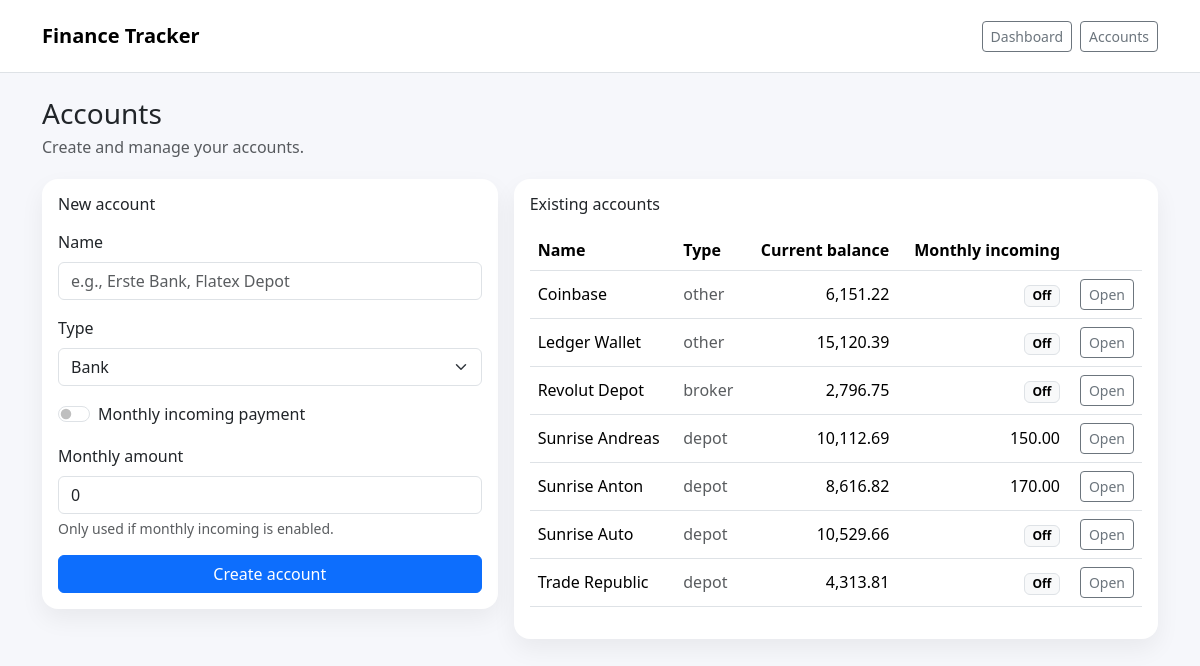
Screenshot of /accounts with the database file from the repository.
### app.py (models this page shows)
class Account(db.Model):
    __tablename__ = "accounts"
    id = db.Column(db.Integer, primary_key=True)
    name = db.Column(db.String(120), nullable=False, unique=True)
    account_type = db.Column(db.String(50), nullable=False, default="bank")  # bank, depot, broker, etc.
    monthly_payment_enabled = db.Column(db.Boolean, nullable=False, default=False)
    monthly_payment_amount = db.Column(db.Numeric(18, 2), nullable=False, default=0)
    created_at = db.Column(db.DateTime, nullable=False, default=datetime.utcnow)
    balances = db.relationship(
        "BalancePoint",
        backref="account",
        cascade="all, delete-orphan",
        lazy=True,
        order_by="desc(BalancePoint.as_of_date), desc(BalancePoint.created_at)",
    )
    @property
    def current_balance(self) -> Decimal:
        if not self.balances:
            return Decimal("0.00")
        return Decimal(self.balances[0].balance)
    @property
    def monthly_payment(self) -> Decimal:
        if not self.monthly_payment_enabled:
            return Decimal("0.00")
        return Decimal(self.monthly_payment_amount)

class BalancePoint(db.Model):
    __tablename__ = "balance_points"
    id = db.Column(db.Integer, primary_key=True)
    account_id = db.Column(db.Integer, db.ForeignKey("accounts.id"), nullable=False)
    as_of_date = db.Column(db.Date, nullable=False, default=date.today)
    balance = db.Column(db.Numeric(18, 2), nullable=False)
    created_at = db.Column(db.DateTime, nullable=False, default=datetime.utcnow)
    __table_args__ = (
        db.UniqueConstraint("account_id", "as_of_date", name="uq_account_date"),
    )

### app.py (the view)
@app.get("/accounts")
def accounts_list():
    accounts = Account.query.order_by(Account.name.asc()).all()
    return render_template("accounts.html", accounts=accounts)

### templates/accounts.html (shortened to what this page needs)
{% extends "base.html" %}
{% block content %}
<div class="d-flex justify-content-between align-items-end gap-3 flex-wrap">
  <div>
    <h1 class="h3 mb-1">Accounts</h1>
    <div class="text-muted">Create and manage your accounts.</div>
  </div>
</div>
<div class="row g-3 mt-1">
  <div class="col-12 col-lg-5">
    <div class="card">
      <div class="card-body">
        <h2 class="h6 mb-3">New account</h2>
        <form method="post" action="{{ url_for('accounts_create') }}" class="vstack gap-3">
          <div>
            <label class="form-label">Name</label>
            <input class="form-control" name="name" placeholder="e.g., Erste Bank, Flatex Depot" required>
          </div>
          <div>
            <label class="form-label">Type</label>
            <select class="form-select" name="account_type">
              <option value="bank">Bank</option>
            </select>
          </div>
          <div class="form-check form-switch">
            <input class="form-check-input" type="checkbox" role="switch" id="monthly_enabled" name="monthly_enabled">
            <label class="form-check-label" for="monthly_enabled">Monthly incoming payment</label>
          </div>
          <div>
            <label class="form-label">Monthly amount</label>
            <input class="form-control" name="monthly_amount" placeholder="e.g., 200 or 200,00" value="0">
            <div class="form-text">Only used if monthly incoming is enabled.</div>
          </div>
          <button class="btn btn-primary">Create account</button>
        </form>
      </div>
    </div>
  </div>
  <div class="col-12 col-lg-7">
    <div class="card">
      <div class="card-body">
        <h2 class="h6 mb-3">Existing accounts</h2>
        <div class="table-responsive">
          <table class="table align-middle">
            <thead>
              <tr>
                <th>Name</th>
                <th>Type</th>
                <th class="text-end">Current balance</th>
                <th class="text-end">Monthly incoming</th>
                <th></th>
              </tr>
            </thead>
            <tbody>
            {% for a in accounts %}
              <tr>
                <td class="fw-medium">{{ a.name }}</td>
                <td class="text-muted">{{ a.account_type }}</td>
                <td class="text-end">{{ "{:,.2f}".format(a.current_balance) }}</td>
                <td class="text-end">
                  {% if a.monthly_payment_enabled %}
                    {{ "{:,.2f}".format(a.monthly_payment) }}
                  {% else %}
                    <span class="badge text-bg-light border">Off</span>
                  {% endif %}
                </td>
                <td class="text-end">
                  <a class="btn btn-sm btn-outline-secondary" href="{{ url_for('account_detail', account_id=a.id) }}">Open</a>
                </td>
              </tr>
            {% endfor %}
            </tbody>
          </table>
        </div>
      </div>
    </div>
  </div>
</div>
{% endblock %}

### static/style.css (style rules this page uses)
:root { --card-radius: 16px; }
body { background: #f6f7fb; }
.card { border: 0; border-radius: var(--card-radius); box-shadow: 0 10px 25px rgba(0,0,0,.06); }

### rows the page displays
Account: name "Coinbase", account_type "other", monthly_payment_enabled "Off"
BalancePoint: current_balance "6,151.22"
Account: name "Ledger Wallet", account_type "other", monthly_payment_enabled "Off"
BalancePoint: current_balance "15,120.39"
Account: name "Revolut Depot", account_type "broker", monthly_payment_enabled "Off"
BalancePoint: current_balance "2,796.75"
Account: name "Sunrise Andreas", account_type "depot", monthly_payment "150.00"
BalancePoint: current_balance "10,112.69"
Account: name "Sunrise Anton", account_type "depot", monthly_payment "170.00"
BalancePoint: current_balance "8,616.82"
Account: name "Sunrise Auto", account_type "depot", monthly_payment_enabled "Off"
BalancePoint: current_balance "10,529.66"
Account: name "Trade Republic", account_type "depot", monthly_payment_enabled "Off"
BalancePoint: current_balance "4,313.81"
